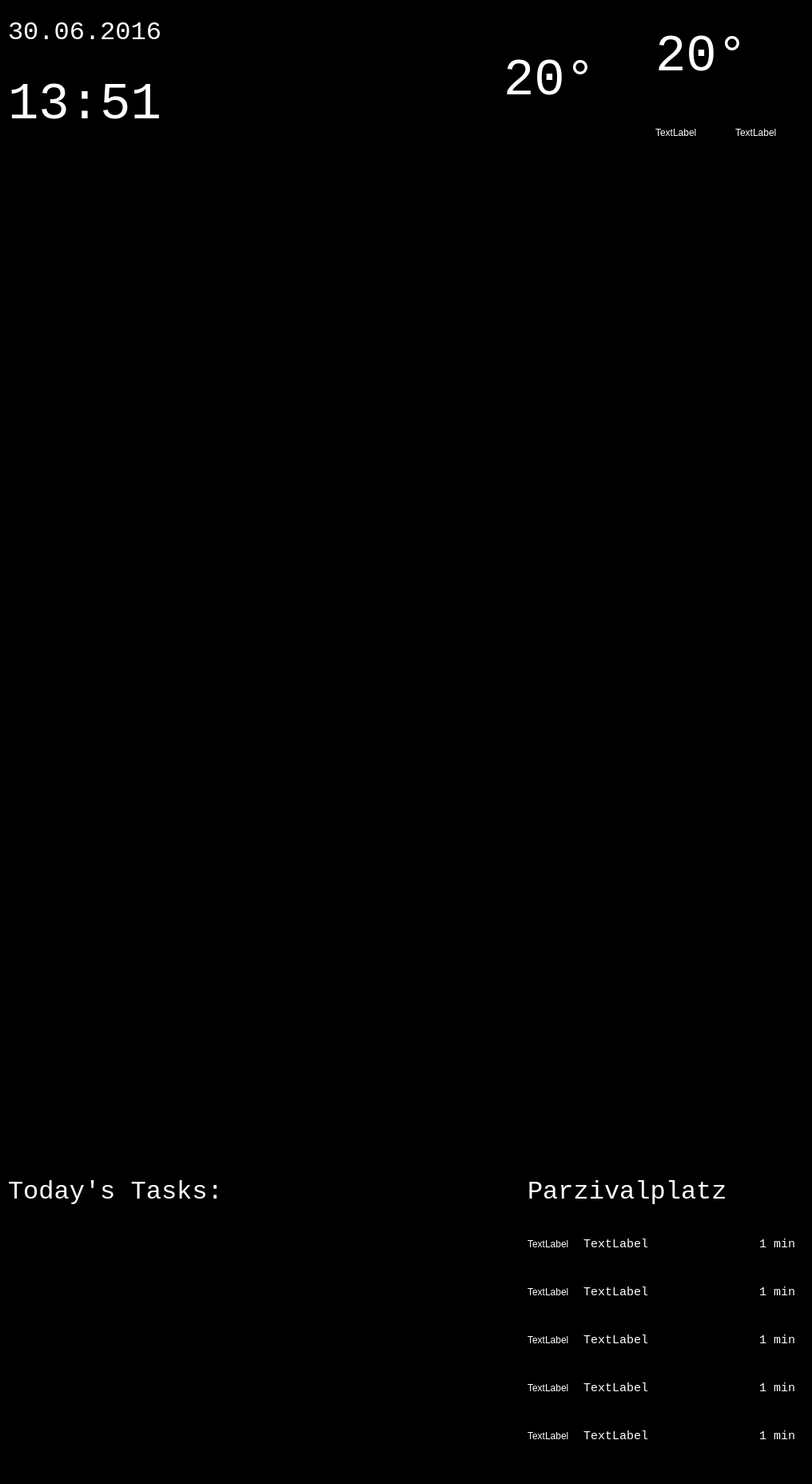
<?xml version="1.0" encoding="UTF-8"?>
<ui version="4.0">
 <class>Form</class>
 <widget class="QWidget" name="Form">
  <property name="geometry">
   <rect>
    <x>0</x>
    <y>0</y>
    <width>1016</width>
    <height>1856</height>
   </rect>
  </property>
  <property name="palette">
   <palette>
    <active>
     <colorrole role="WindowText">
      <brush brushstyle="SolidPattern">
       <color alpha="255">
        <red>255</red>
        <green>255</green>
        <blue>255</blue>
       </color>
      </brush>
     </colorrole>
     <colorrole role="Text">
      <brush brushstyle="SolidPattern">
       <color alpha="255">
        <red>255</red>
        <green>255</green>
        <blue>255</blue>
       </color>
      </brush>
     </colorrole>
     <colorrole role="ButtonText">
      <brush brushstyle="SolidPattern">
       <color alpha="255">
        <red>0</red>
        <green>0</green>
        <blue>0</blue>
       </color>
      </brush>
     </colorrole>
     <colorrole role="Base">
      <brush brushstyle="SolidPattern">
       <color alpha="255">
        <red>0</red>
        <green>0</green>
        <blue>0</blue>
       </color>
      </brush>
     </colorrole>
     <colorrole role="Window">
      <brush brushstyle="SolidPattern">
       <color alpha="255">
        <red>0</red>
        <green>0</green>
        <blue>0</blue>
       </color>
      </brush>
     </colorrole>
     <colorrole role="AlternateBase">
      <brush brushstyle="SolidPattern">
       <color alpha="255">
        <red>0</red>
        <green>0</green>
        <blue>0</blue>
       </color>
      </brush>
     </colorrole>
    </active>
    <inactive>
     <colorrole role="WindowText">
      <brush brushstyle="SolidPattern">
       <color alpha="255">
        <red>255</red>
        <green>255</green>
        <blue>255</blue>
       </color>
      </brush>
     </colorrole>
     <colorrole role="Text">
      <brush brushstyle="SolidPattern">
       <color alpha="255">
        <red>255</red>
        <green>255</green>
        <blue>255</blue>
       </color>
      </brush>
     </colorrole>
     <colorrole role="ButtonText">
      <brush brushstyle="SolidPattern">
       <color alpha="255">
        <red>0</red>
        <green>0</green>
        <blue>0</blue>
       </color>
      </brush>
     </colorrole>
     <colorrole role="Base">
      <brush brushstyle="SolidPattern">
       <color alpha="255">
        <red>0</red>
        <green>0</green>
        <blue>0</blue>
       </color>
      </brush>
     </colorrole>
     <colorrole role="Window">
      <brush brushstyle="SolidPattern">
       <color alpha="255">
        <red>0</red>
        <green>0</green>
        <blue>0</blue>
       </color>
      </brush>
     </colorrole>
     <colorrole role="AlternateBase">
      <brush brushstyle="SolidPattern">
       <color alpha="255">
        <red>0</red>
        <green>0</green>
        <blue>0</blue>
       </color>
      </brush>
     </colorrole>
    </inactive>
    <disabled>
     <colorrole role="WindowText">
      <brush brushstyle="SolidPattern">
       <color alpha="255">
        <red>0</red>
        <green>0</green>
        <blue>0</blue>
       </color>
      </brush>
     </colorrole>
     <colorrole role="Text">
      <brush brushstyle="SolidPattern">
       <color alpha="255">
        <red>120</red>
        <green>120</green>
        <blue>120</blue>
       </color>
      </brush>
     </colorrole>
     <colorrole role="ButtonText">
      <brush brushstyle="SolidPattern">
       <color alpha="255">
        <red>0</red>
        <green>0</green>
        <blue>0</blue>
       </color>
      </brush>
     </colorrole>
     <colorrole role="Base">
      <brush brushstyle="SolidPattern">
       <color alpha="255">
        <red>0</red>
        <green>0</green>
        <blue>0</blue>
       </color>
      </brush>
     </colorrole>
     <colorrole role="Window">
      <brush brushstyle="SolidPattern">
       <color alpha="255">
        <red>0</red>
        <green>0</green>
        <blue>0</blue>
       </color>
      </brush>
     </colorrole>
     <colorrole role="AlternateBase">
      <brush brushstyle="SolidPattern">
       <color alpha="255">
        <red>0</red>
        <green>0</green>
        <blue>0</blue>
       </color>
      </brush>
     </colorrole>
    </disabled>
   </palette>
  </property>
  <property name="windowTitle">
   <string>Form</string>
  </property>
  <widget class="QLabel" name="text_date">
   <property name="geometry">
    <rect>
     <x>10</x>
     <y>10</y>
     <width>351</width>
     <height>61</height>
    </rect>
   </property>
   <property name="font">
    <font>
     <family>Courier New</family>
     <pointsize>24</pointsize>
    </font>
   </property>
   <property name="text">
    <string>30.06.2016</string>
   </property>
  </widget>
  <widget class="QLabel" name="text_time">
   <property name="geometry">
    <rect>
     <x>10</x>
     <y>80</y>
     <width>351</width>
     <height>101</height>
    </rect>
   </property>
   <property name="font">
    <font>
     <family>Courier New</family>
     <pointsize>48</pointsize>
    </font>
   </property>
   <property name="text">
    <string>13:51</string>
   </property>
  </widget>
  <widget class="QLabel" name="text_temp">
   <property name="geometry">
    <rect>
     <x>820</x>
     <y>10</y>
     <width>191</width>
     <height>121</height>
    </rect>
   </property>
   <property name="font">
    <font>
     <family>Courier New</family>
     <pointsize>48</pointsize>
     <stylestrategy>PreferAntialias</stylestrategy>
     <kerning>true</kerning>
    </font>
   </property>
   <property name="text">
    <string>20°</string>
   </property>
  </widget>
  <widget class="QLabel" name="text_min_temp">
   <property name="geometry">
    <rect>
     <x>820</x>
     <y>140</y>
     <width>91</width>
     <height>51</height>
    </rect>
   </property>
   <property name="text">
    <string>TextLabel</string>
   </property>
  </widget>
  <widget class="QLabel" name="text_max_temp">
   <property name="geometry">
    <rect>
     <x>920</x>
     <y>140</y>
     <width>91</width>
     <height>51</height>
    </rect>
   </property>
   <property name="text">
    <string>TextLabel</string>
   </property>
  </widget>
  <widget class="QLabel" name="text_todo">
   <property name="geometry">
    <rect>
     <x>10</x>
     <y>1460</y>
     <width>351</width>
     <height>61</height>
    </rect>
   </property>
   <property name="font">
    <font>
     <family>Courier New</family>
     <pointsize>24</pointsize>
    </font>
   </property>
   <property name="text">
    <string>Today's Tasks:</string>
   </property>
  </widget>
  <widget class="QTextBrowser" name="text_tasks">
   <property name="geometry">
    <rect>
     <x>10</x>
     <y>1530</y>
     <width>331</width>
     <height>311</height>
    </rect>
   </property>
   <property name="font">
    <font>
     <family>Courier New</family>
     <pointsize>11</pointsize>
    </font>
   </property>
  </widget>
  <widget class="QLabel" name="text_station">
   <property name="geometry">
    <rect>
     <x>660</x>
     <y>1460</y>
     <width>351</width>
     <height>61</height>
    </rect>
   </property>
   <property name="font">
    <font>
     <family>Courier New</family>
     <pointsize>24</pointsize>
    </font>
   </property>
   <property name="text">
    <string>Parzivalplatz</string>
   </property>
  </widget>
  <widget class="QLabel" name="draw_mvg1">
   <property name="geometry">
    <rect>
     <x>660</x>
     <y>1530</y>
     <width>55</width>
     <height>51</height>
    </rect>
   </property>
   <property name="text">
    <string>TextLabel</string>
   </property>
  </widget>
  <widget class="QLabel" name="text_dest_1">
   <property name="geometry">
    <rect>
     <x>730</x>
     <y>1530</y>
     <width>211</width>
     <height>51</height>
    </rect>
   </property>
   <property name="font">
    <font>
     <family>Courier New</family>
     <pointsize>11</pointsize>
    </font>
   </property>
   <property name="text">
    <string>TextLabel</string>
   </property>
  </widget>
  <widget class="QLabel" name="text_mvg_time1">
   <property name="geometry">
    <rect>
     <x>950</x>
     <y>1530</y>
     <width>55</width>
     <height>51</height>
    </rect>
   </property>
   <property name="font">
    <font>
     <family>Courier New</family>
     <pointsize>11</pointsize>
    </font>
   </property>
   <property name="text">
    <string>1 min</string>
   </property>
  </widget>
  <widget class="QLabel" name="draw_mvg2">
   <property name="geometry">
    <rect>
     <x>660</x>
     <y>1590</y>
     <width>55</width>
     <height>51</height>
    </rect>
   </property>
   <property name="text">
    <string>TextLabel</string>
   </property>
  </widget>
  <widget class="QLabel" name="draw_mvg3">
   <property name="geometry">
    <rect>
     <x>660</x>
     <y>1650</y>
     <width>55</width>
     <height>51</height>
    </rect>
   </property>
   <property name="text">
    <string>TextLabel</string>
   </property>
  </widget>
  <widget class="QLabel" name="draw_mvg4">
   <property name="geometry">
    <rect>
     <x>660</x>
     <y>1710</y>
     <width>55</width>
     <height>51</height>
    </rect>
   </property>
   <property name="text">
    <string>TextLabel</string>
   </property>
  </widget>
  <widget class="QLabel" name="draw_nvg5">
   <property name="geometry">
    <rect>
     <x>660</x>
     <y>1770</y>
     <width>55</width>
     <height>51</height>
    </rect>
   </property>
   <property name="text">
    <string>TextLabel</string>
   </property>
  </widget>
  <widget class="QLabel" name="text_dest2">
   <property name="geometry">
    <rect>
     <x>730</x>
     <y>1590</y>
     <width>211</width>
     <height>51</height>
    </rect>
   </property>
   <property name="font">
    <font>
     <family>Courier New</family>
     <pointsize>11</pointsize>
    </font>
   </property>
   <property name="text">
    <string>TextLabel</string>
   </property>
  </widget>
  <widget class="QLabel" name="text_dest3">
   <property name="geometry">
    <rect>
     <x>730</x>
     <y>1650</y>
     <width>211</width>
     <height>51</height>
    </rect>
   </property>
   <property name="font">
    <font>
     <family>Courier New</family>
     <pointsize>11</pointsize>
    </font>
   </property>
   <property name="text">
    <string>TextLabel</string>
   </property>
  </widget>
  <widget class="QLabel" name="text_dest4">
   <property name="geometry">
    <rect>
     <x>730</x>
     <y>1710</y>
     <width>211</width>
     <height>51</height>
    </rect>
   </property>
   <property name="font">
    <font>
     <family>Courier New</family>
     <pointsize>11</pointsize>
    </font>
   </property>
   <property name="text">
    <string>TextLabel</string>
   </property>
  </widget>
  <widget class="QLabel" name="text_dest5">
   <property name="geometry">
    <rect>
     <x>730</x>
     <y>1770</y>
     <width>211</width>
     <height>51</height>
    </rect>
   </property>
   <property name="font">
    <font>
     <family>Courier New</family>
     <pointsize>11</pointsize>
    </font>
   </property>
   <property name="text">
    <string>TextLabel</string>
   </property>
  </widget>
  <widget class="QLabel" name="text_mvg_time2">
   <property name="geometry">
    <rect>
     <x>950</x>
     <y>1590</y>
     <width>55</width>
     <height>51</height>
    </rect>
   </property>
   <property name="font">
    <font>
     <family>Courier New</family>
     <pointsize>11</pointsize>
    </font>
   </property>
   <property name="text">
    <string>1 min</string>
   </property>
  </widget>
  <widget class="QLabel" name="text_mvg_time3">
   <property name="geometry">
    <rect>
     <x>950</x>
     <y>1650</y>
     <width>55</width>
     <height>51</height>
    </rect>
   </property>
   <property name="font">
    <font>
     <family>Courier New</family>
     <pointsize>11</pointsize>
    </font>
   </property>
   <property name="text">
    <string>1 min</string>
   </property>
  </widget>
  <widget class="QLabel" name="text_mvg_time4">
   <property name="geometry">
    <rect>
     <x>950</x>
     <y>1710</y>
     <width>55</width>
     <height>51</height>
    </rect>
   </property>
   <property name="font">
    <font>
     <family>Courier New</family>
     <pointsize>11</pointsize>
    </font>
   </property>
   <property name="text">
    <string>1 min</string>
   </property>
  </widget>
  <widget class="QLabel" name="text_mvg_time5">
   <property name="geometry">
    <rect>
     <x>950</x>
     <y>1770</y>
     <width>55</width>
     <height>51</height>
    </rect>
   </property>
   <property name="font">
    <font>
     <family>Courier New</family>
     <pointsize>11</pointsize>
    </font>
   </property>
   <property name="text">
    <string>1 min</string>
   </property>
  </widget>
  <widget class="QLabel" name="draw_weather_logo">
   <property name="geometry">
    <rect>
     <x>630</x>
     <y>10</y>
     <width>181</width>
     <height>181</height>
    </rect>
   </property>
   <property name="font">
    <font>
     <family>Courier New</family>
     <pointsize>48</pointsize>
     <stylestrategy>PreferAntialias</stylestrategy>
     <kerning>true</kerning>
    </font>
   </property>
   <property name="text">
    <string>20°</string>
   </property>
  </widget>
 </widget>
 <resources/>
 <connections/>
</ui>
